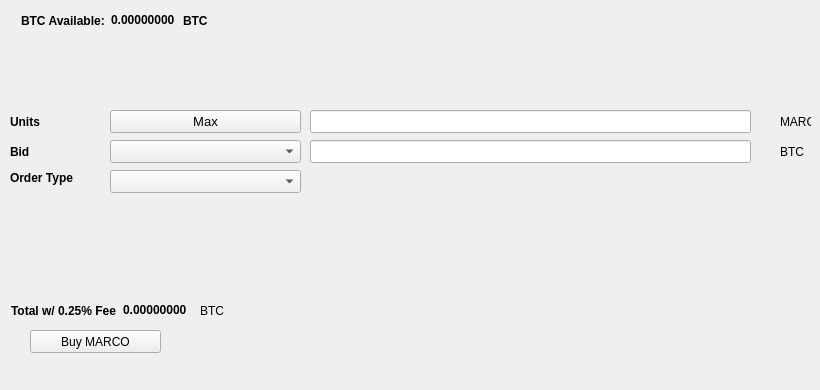
   <widget class="QWidget" name="BuyTab">
    <attribute name="title">
     <string>Buy</string>
    </attribute>
    <widget class="QPushButton" name="BuyMARCO">
     <property name="geometry">
      <rect>
       <x>30</x>
       <y>330</y>
       <width>131</width>
       <height>23</height>
      </rect>
     </property>
     <property name="text">
      <string>Buy MARCO</string>
     </property>
     <property name="icon">
      <iconset resource="../marco.qrc">
       <normaloff>:/icons/bitcoin</normaloff>:/icons/bitcoin</iconset>
     </property>
    </widget>
    <widget class="QLabel" name="label_3">
     <property name="geometry">
      <rect>
       <x>10</x>
       <y>110</y>
       <width>46</width>
       <height>23</height>
      </rect>
     </property>
     <property name="font">
      <font>
       <weight>75</weight>
       <bold>true</bold>
      </font>
     </property>
     <property name="text">
      <string>Units</string>
     </property>
    </widget>
    <widget class="QLineEdit" name="UnitsInput">
     <property name="geometry">
      <rect>
       <x>310</x>
       <y>110</y>
       <width>441</width>
       <height>23</height>
      </rect>
     </property>
     <property name="font">
      <font>
       <pointsize>9</pointsize>
       <weight>75</weight>
       <bold>true</bold>
      </font>
     </property>
    </widget>
    <widget class="QLineEdit" name="BuyBidPriceEdit">
     <property name="geometry">
      <rect>
       <x>310</x>
       <y>140</y>
       <width>441</width>
       <height>23</height>
      </rect>
     </property>
     <property name="font">
      <font>
       <pointsize>9</pointsize>
       <weight>75</weight>
       <bold>true</bold>
      </font>
     </property>
    </widget>
    <widget class="QLabel" name="label_4">
     <property name="geometry">
      <rect>
       <x>780</x>
       <y>110</y>
       <width>31</width>
       <height>23</height>
      </rect>
     </property>
     <property name="text">
      <string>MARCO</string>
     </property>
    </widget>
    <widget class="QLabel" name="label_5">
     <property name="geometry">
      <rect>
       <x>780</x>
       <y>140</y>
       <width>31</width>
       <height>23</height>
      </rect>
     </property>
     <property name="text">
      <string>BTC</string>
     </property>
    </widget>
    <widget class="QLabel" name="label_6">
     <property name="geometry">
      <rect>
       <x>10</x>
       <y>140</y>
       <width>46</width>
       <height>23</height>
      </rect>
     </property>
     <property name="font">
      <font>
       <weight>75</weight>
       <bold>true</bold>
      </font>
     </property>
     <property name="text">
      <string>Bid</string>
     </property>
    </widget>
    <widget class="QLabel" name="label_7">
     <property name="geometry">
      <rect>
       <x>10</x>
       <y>170</y>
       <width>91</width>
       <height>16</height>
      </rect>
     </property>
     <property name="font">
      <font>
       <weight>75</weight>
       <bold>true</bold>
      </font>
     </property>
     <property name="text">
      <string>Order Type</string>
     </property>
    </widget>
    <widget class="QPushButton" name="Buy_Max_Amount">
     <property name="geometry">
      <rect>
       <x>110</x>
       <y>110</y>
       <width>191</width>
       <height>23</height>
      </rect>
     </property>
     <property name="font">
      <font>
       <pointsize>10</pointsize>
      </font>
     </property>
     <property name="text">
      <string>Max</string>
     </property>
    </widget>
    <widget class="QComboBox" name="BuyBidcomboBox">
     <property name="geometry">
      <rect>
       <x>110</x>
       <y>140</y>
       <width>191</width>
       <height>23</height>
      </rect>
     </property>
     <property name="font">
      <font>
       <pointsize>10</pointsize>
      </font>
     </property>
    </widget>
    <widget class="QComboBox" name="buyOrdertypeCombo">
     <property name="geometry">
      <rect>
       <x>110</x>
       <y>170</y>
       <width>191</width>
       <height>23</height>
      </rect>
     </property>
     <property name="font">
      <font>
       <pointsize>10</pointsize>
      </font>
     </property>
    </widget>
    <widget class="QWidget" name="layoutWidget1">
     <property name="geometry">
      <rect>
       <x>21</x>
       <y>11</y>
       <width>227</width>
       <height>19</height>
      </rect>
     </property>
     <layout class="QHBoxLayout" name="horizontalLayout_3">
      <item>
       <widget class="QLabel" name="label232">
        <property name="font">
         <font>
          <weight>75</weight>
          <bold>true</bold>
         </font>
        </property>
        <property name="text">
         <string>BTC Available:</string>
        </property>
       </widget>
      </item>
      <item>
       <widget class="QLabel" name="BtcAvailableLbl">
        <property name="palette">
         <palette>
          <active>
           <colorrole role="WindowText">
            <brush brushstyle="SolidPattern">
             <color alpha="255">
              <red>0</red>
              <green>0</green>
              <blue>0</blue>
             </color>
            </brush>
           </colorrole>
           <colorrole role="Button">
            <brush brushstyle="SolidPattern">
             <color alpha="255">
              <red>0</red>
              <green>170</green>
              <blue>0</blue>
             </color>
            </brush>
           </colorrole>
           <colorrole role="Light">
            <brush brushstyle="SolidPattern">
             <color alpha="255">
              <red>0</red>
              <green>255</green>
              <blue>0</blue>
             </color>
            </brush>
           </colorrole>
           <colorrole role="Midlight">
            <brush brushstyle="SolidPattern">
             <color alpha="255">
              <red>0</red>
              <green>212</green>
              <blue>0</blue>
             </color>
            </brush>
           </colorrole>
           <colorrole role="Dark">
            <brush brushstyle="SolidPattern">
             <color alpha="255">
              <red>0</red>
              <green>85</green>
              <blue>0</blue>
             </color>
            </brush>
           </colorrole>
           <colorrole role="Mid">
            <brush brushstyle="SolidPattern">
             <color alpha="255">
              <red>0</red>
              <green>113</green>
              <blue>0</blue>
             </color>
            </brush>
           </colorrole>
           <colorrole role="Text">
            <brush brushstyle="SolidPattern">
             <color alpha="255">
              <red>0</red>
              <green>170</green>
              <blue>0</blue>
             </color>
            </brush>
           </colorrole>
           <colorrole role="BrightText">
            <brush brushstyle="SolidPattern">
             <color alpha="255">
              <red>255</red>
              <green>255</green>
              <blue>255</blue>
             </color>
            </brush>
           </colorrole>
           <colorrole role="ButtonText">
            <brush brushstyle="SolidPattern">
             <color alpha="255">
              <red>0</red>
              <green>0</green>
              <blue>0</blue>
             </color>
            </brush>
           </colorrole>
           <colorrole role="Base">
            <brush brushstyle="SolidPattern">
             <color alpha="255">
              <red>255</red>
              <green>255</green>
              <blue>255</blue>
             </color>
            </brush>
           </colorrole>
           <colorrole role="Window">
            <brush brushstyle="SolidPattern">
             <color alpha="255">
              <red>0</red>
              <green>170</green>
              <blue>0</blue>
             </color>
            </brush>
           </colorrole>
           <colorrole role="Shadow">
            <brush brushstyle="SolidPattern">
             <color alpha="255">
              <red>0</red>
              <green>0</green>
              <blue>0</blue>
             </color>
            </brush>
           </colorrole>
           <colorrole role="AlternateBase">
            <brush brushstyle="SolidPattern">
             <color alpha="255">
              <red>127</red>
              <green>212</green>
              <blue>127</blue>
             </color>
            </brush>
           </colorrole>
           <colorrole role="ToolTipBase">
            <brush brushstyle="SolidPattern">
             <color alpha="255">
              <red>255</red>
              <green>255</green>
              <blue>220</blue>
             </color>
            </brush>
           </colorrole>
           <colorrole role="ToolTipText">
            <brush brushstyle="SolidPattern">
             <color alpha="255">
              <red>0</red>
              <green>0</green>
              <blue>0</blue>
             </color>
            </brush>
           </colorrole>
          </active>
          <inactive>
           <colorrole role="WindowText">
            <brush brushstyle="SolidPattern">
             <color alpha="255">
              <red>0</red>
              <green>0</green>
              <blue>0</blue>
             </color>
            </brush>
           </colorrole>
           <colorrole role="Button">
            <brush brushstyle="SolidPattern">
             <color alpha="255">
              <red>0</red>
              <green>170</green>
              <blue>0</blue>
             </color>
            </brush>
           </colorrole>
           <colorrole role="Light">
            <brush brushstyle="SolidPattern">
             <color alpha="255">
              <red>0</red>
              <green>255</green>
              <blue>0</blue>
             </color>
            </brush>
           </colorrole>
           <colorrole role="Midlight">
            <brush brushstyle="SolidPattern">
             <color alpha="255">
              <red>0</red>
              <green>212</green>
              <blue>0</blue>
             </color>
            </brush>
           </colorrole>
           <colorrole role="Dark">
            <brush brushstyle="SolidPattern">
             <color alpha="255">
              <red>0</red>
              <green>85</green>
              <blue>0</blue>
             </color>
            </brush>
           </colorrole>
           <colorrole role="Mid">
            <brush brushstyle="SolidPattern">
             <color alpha="255">
              <red>0</red>
              <green>113</green>
              <blue>0</blue>
             </color>
            </brush>
           </colorrole>
           <colorrole role="Text">
            <brush brushstyle="SolidPattern">
             <color alpha="255">
              <red>0</red>
              <green>170</green>
              <blue>0</blue>
             </color>
            </brush>
           </colorrole>
           <colorrole role="BrightText">
            <brush brushstyle="SolidPattern">
             <color alpha="255">
              <red>255</red>
              <green>255</green>
              <blue>255</blue>
             </color>
            </brush>
           </colorrole>
           <colorrole role="ButtonText">
            <brush brushstyle="SolidPattern">
             <color alpha="255">
              <red>0</red>
              <green>0</green>
              <blue>0</blue>
             </color>
            </brush>
           </colorrole>
           <colorrole role="Base">
            <brush brushstyle="SolidPattern">
             <color alpha="255">
              <red>255</red>
              <green>255</green>
              <blue>255</blue>
             </color>
            </brush>
           </colorrole>
           <colorrole role="Window">
            <brush brushstyle="SolidPattern">
             <color alpha="255">
              <red>0</red>
              <green>170</green>
              <blue>0</blue>
             </color>
            </brush>
           </colorrole>
           <colorrole role="Shadow">
            <brush brushstyle="SolidPattern">
             <color alpha="255">
              <red>0</red>
              <green>0</green>
              <blue>0</blue>
             </color>
            </brush>
           </colorrole>
           <colorrole role="AlternateBase">
            <brush brushstyle="SolidPattern">
             <color alpha="255">
              <red>127</red>
              <green>212</green>
              <blue>127</blue>
             </color>
            </brush>
           </colorrole>
           <colorrole role="ToolTipBase">
            <brush brushstyle="SolidPattern">
             <color alpha="255">
              <red>255</red>
              <green>255</green>
              <blue>220</blue>
             </color>
            </brush>
           </colorrole>
           <colorrole role="ToolTipText">
            <brush brushstyle="SolidPattern">
             <color alpha="255">
              <red>0</red>
              <green>0</green>
              <blue>0</blue>
             </color>
            </brush>
           </colorrole>
          </inactive>
          <disabled>
           <colorrole role="WindowText">
            <brush brushstyle="SolidPattern">
             <color alpha="255">
              <red>0</red>
              <green>85</green>
              <blue>0</blue>
             </color>
            </brush>
           </colorrole>
           <colorrole role="Button">
            <brush brushstyle="SolidPattern">
             <color alpha="255">
              <red>0</red>
              <green>170</green>
              <blue>0</blue>
             </color>
            </brush>
           </colorrole>
           <colorrole role="Light">
            <brush brushstyle="SolidPattern">
             <color alpha="255">
              <red>0</red>
              <green>255</green>
              <blue>0</blue>
             </color>
            </brush>
           </colorrole>
           <colorrole role="Midlight">
            <brush brushstyle="SolidPattern">
             <color alpha="255">
              <red>0</red>
              <green>212</green>
              <blue>0</blue>
             </color>
            </brush>
           </colorrole>
           <colorrole role="Dark">
            <brush brushstyle="SolidPattern">
             <color alpha="255">
              <red>0</red>
              <green>85</green>
              <blue>0</blue>
             </color>
            </brush>
           </colorrole>
           <colorrole role="Mid">
            <brush brushstyle="SolidPattern">
             <color alpha="255">
              <red>0</red>
              <green>113</green>
              <blue>0</blue>
             </color>
            </brush>
           </colorrole>
           <colorrole role="Text">
            <brush brushstyle="SolidPattern">
             <color alpha="255">
              <red>0</red>
              <green>85</green>
              <blue>0</blue>
             </color>
            </brush>
           </colorrole>
           <colorrole role="BrightText">
            <brush brushstyle="SolidPattern">
             <color alpha="255">
              <red>255</red>
              <green>255</green>
              <blue>255</blue>
             </color>
            </brush>
           </colorrole>
           <colorrole role="ButtonText">
            <brush brushstyle="SolidPattern">
             <color alpha="255">
              <red>0</red>
              <green>85</green>
              <blue>0</blue>
             </color>
            </brush>
           </colorrole>
           <colorrole role="Base">
            <brush brushstyle="SolidPattern">
             <color alpha="255">
              <red>0</red>
              <green>170</green>
              <blue>0</blue>
             </color>
            </brush>
           </colorrole>
           <colorrole role="Window">
            <brush brushstyle="SolidPattern">
             <color alpha="255">
              <red>0</red>
              <green>170</green>
              <blue>0</blue>
             </color>
            </brush>
           </colorrole>
           <colorrole role="Shadow">
            <brush brushstyle="SolidPattern">
             <color alpha="255">
              <red>0</red>
              <green>0</green>
              <blue>0</blue>
             </color>
            </brush>
           </colorrole>
           <colorrole role="AlternateBase">
            <brush brushstyle="SolidPattern">
             <color alpha="255">
              <red>0</red>
              <green>170</green>
              <blue>0</blue>
             </color>
            </brush>
           </colorrole>
           <colorrole role="ToolTipBase">
            <brush brushstyle="SolidPattern">
             <color alpha="255">
              <red>255</red>
              <green>255</green>
              <blue>220</blue>
             </color>
            </brush>
           </colorrole>
           <colorrole role="ToolTipText">
            <brush brushstyle="SolidPattern">
             <color alpha="255">
              <red>0</red>
              <green>0</green>
              <blue>0</blue>
             </color>
            </brush>
           </colorrole>
          </disabled>
         </palette>
        </property>
        <property name="font">
         <font>
          <weight>75</weight>
          <bold>true</bold>
         </font>
        </property>
        <property name="text">
         <string>0.00000000</string>
        </property>
        <property name="textInteractionFlags">
         <set>Qt::LinksAccessibleByMouse|Qt::TextSelectableByKeyboard|Qt::TextSelectableByMouse</set>
        </property>
       </widget>
      </item>
      <item>
       <widget class="QLabel" name="BtcAvailableLbl_2">
        <property name="font">
         <font>
          <weight>75</weight>
          <bold>true</bold>
         </font>
        </property>
        <property name="text">
         <string>BTC</string>
        </property>
       </widget>
      </item>
     </layout>
    </widget>
    <widget class="QWidget" name="layoutWidge2">
     <property name="geometry">
      <rect>
       <x>11</x>
       <y>301</y>
       <width>259</width>
       <height>19</height>
      </rect>
     </property>
     <layout class="QHBoxLayout" name="horizontalLayout_4">
      <item>
       <widget class="QLabel" name="label_9">
        <property name="font">
         <font>
          <weight>75</weight>
          <bold>true</bold>
         </font>
        </property>
        <property name="text">
         <string>Total w/ 0.25% Fee</string>
        </property>
       </widget>
      </item>
      <item>
       <widget class="QLabel" name="BuyCostLabel">
        <property name="palette">
         <palette>
          <active>
           <colorrole role="WindowText">
            <brush brushstyle="SolidPattern">
             <color alpha="255">
              <red>0</red>
              <green>0</green>
              <blue>0</blue>
             </color>
            </brush>
           </colorrole>
           <colorrole role="Button">
            <brush brushstyle="SolidPattern">
             <color alpha="255">
              <red>0</red>
              <green>170</green>
              <blue>0</blue>
             </color>
            </brush>
           </colorrole>
           <colorrole role="Light">
            <brush brushstyle="SolidPattern">
             <color alpha="255">
              <red>0</red>
              <green>255</green>
              <blue>0</blue>
             </color>
            </brush>
           </colorrole>
           <colorrole role="Midlight">
            <brush brushstyle="SolidPattern">
             <color alpha="255">
              <red>0</red>
              <green>212</green>
              <blue>0</blue>
             </color>
            </brush>
           </colorrole>
           <colorrole role="Dark">
            <brush brushstyle="SolidPattern">
             <color alpha="255">
              <red>0</red>
              <green>85</green>
              <blue>0</blue>
             </color>
            </brush>
           </colorrole>
           <colorrole role="Mid">
            <brush brushstyle="SolidPattern">
             <color alpha="255">
              <red>0</red>
              <green>113</green>
              <blue>0</blue>
             </color>
            </brush>
           </colorrole>
           <colorrole role="Text">
            <brush brushstyle="SolidPattern">
             <color alpha="255">
              <red>0</red>
              <green>170</green>
              <blue>0</blue>
             </color>
            </brush>
           </colorrole>
           <colorrole role="BrightText">
            <brush brushstyle="SolidPattern">
             <color alpha="255">
              <red>255</red>
              <green>255</green>
              <blue>255</blue>
             </color>
            </brush>
           </colorrole>
           <colorrole role="ButtonText">
            <brush brushstyle="SolidPattern">
             <color alpha="255">
              <red>0</red>
              <green>0</green>
              <blue>0</blue>
             </color>
            </brush>
           </colorrole>
           <colorrole role="Base">
            <brush brushstyle="SolidPattern">
             <color alpha="255">
              <red>255</red>
              <green>255</green>
              <blue>255</blue>
             </color>
            </brush>
           </colorrole>
           <colorrole role="Window">
            <brush brushstyle="SolidPattern">
             <color alpha="255">
              <red>0</red>
              <green>170</green>
              <blue>0</blue>
             </color>
            </brush>
           </colorrole>
           <colorrole role="Shadow">
            <brush brushstyle="SolidPattern">
             <color alpha="255">
              <red>0</red>
              <green>0</green>
              <blue>0</blue>
             </color>
            </brush>
           </colorrole>
           <colorrole role="AlternateBase">
            <brush brushstyle="SolidPattern">
             <color alpha="255">
              <red>127</red>
              <green>212</green>
              <blue>127</blue>
             </color>
            </brush>
           </colorrole>
           <colorrole role="ToolTipBase">
            <brush brushstyle="SolidPattern">
             <color alpha="255">
              <red>255</red>
              <green>255</green>
              <blue>220</blue>
             </color>
            </brush>
           </colorrole>
           <colorrole role="ToolTipText">
            <brush brushstyle="SolidPattern">
             <color alpha="255">
              <red>0</red>
              <green>0</green>
              <blue>0</blue>
             </color>
            </brush>
           </colorrole>
          </active>
          <inactive>
           <colorrole role="WindowText">
            <brush brushstyle="SolidPattern">
             <color alpha="255">
              <red>0</red>
              <green>0</green>
              <blue>0</blue>
             </color>
            </brush>
           </colorrole>
           <colorrole role="Button">
            <brush brushstyle="SolidPattern">
             <color alpha="255">
              <red>0</red>
              <green>170</green>
              <blue>0</blue>
             </color>
            </brush>
           </colorrole>
           <colorrole role="Light">
            <brush brushstyle="SolidPattern">
             <color alpha="255">
              <red>0</red>
              <green>255</green>
              <blue>0</blue>
             </color>
            </brush>
           </colorrole>
           <colorrole role="Midlight">
            <brush brushstyle="SolidPattern">
             <color alpha="255">
              <red>0</red>
              <green>212</green>
              <blue>0</blue>
             </color>
            </brush>
           </colorrole>
           <colorrole role="Dark">
            <brush brushstyle="SolidPattern">
             <color alpha="255">
              <red>0</red>
              <green>85</green>
              <blue>0</blue>
             </color>
            </brush>
           </colorrole>
           <colorrole role="Mid">
            <brush brushstyle="SolidPattern">
             <color alpha="255">
              <red>0</red>
              <green>113</green>
              <blue>0</blue>
             </color>
            </brush>
           </colorrole>
           <colorrole role="Text">
            <brush brushstyle="SolidPattern">
             <color alpha="255">
              <red>0</red>
              <green>170</green>
              <blue>0</blue>
             </color>
            </brush>
           </colorrole>
           <colorrole role="BrightText">
            <brush brushstyle="SolidPattern">
             <color alpha="255">
              <red>255</red>
              <green>255</green>
              <blue>255</blue>
             </color>
            </brush>
           </colorrole>
           <colorrole role="ButtonText">
            <brush brushstyle="SolidPattern">
             <color alpha="255">
              <red>0</red>
              <green>0</green>
              <blue>0</blue>
             </color>
            </brush>
           </colorrole>
           <colorrole role="Base">
            <brush brushstyle="SolidPattern">
             <color alpha="255">
              <red>255</red>
              <green>255</green>
              <blue>255</blue>
             </color>
            </brush>
           </colorrole>
           <colorrole role="Window">
            <brush brushstyle="SolidPattern">
             <color alpha="255">
              <red>0</red>
              <green>170</green>
              <blue>0</blue>
             </color>
            </brush>
           </colorrole>
           <colorrole role="Shadow">
            <brush brushstyle="SolidPattern">
             <color alpha="255">
              <red>0</red>
              <green>0</green>
              <blue>0</blue>
             </color>
            </brush>
           </colorrole>
           <colorrole role="AlternateBase">
            <brush brushstyle="SolidPattern">
             <color alpha="255">
              <red>127</red>
              <green>212</green>
              <blue>127</blue>
             </color>
            </brush>
           </colorrole>
           <colorrole role="ToolTipBase">
            <brush brushstyle="SolidPattern">
             <color alpha="255">
              <red>255</red>
              <green>255</green>
              <blue>220</blue>
             </color>
            </brush>
           </colorrole>
           <colorrole role="ToolTipText">
            <brush brushstyle="SolidPattern">
             <color alpha="255">
              <red>0</red>
              <green>0</green>
              <blue>0</blue>
             </color>
            </brush>
           </colorrole>
          </inactive>
          <disabled>
           <colorrole role="WindowText">
            <brush brushstyle="SolidPattern">
             <color alpha="255">
              <red>0</red>
              <green>85</green>
              <blue>0</blue>
             </color>
            </brush>
           </colorrole>
           <colorrole role="Button">
            <brush brushstyle="SolidPattern">
             <color alpha="255">
              <red>0</red>
              <green>170</green>
              <blue>0</blue>
             </color>
            </brush>
           </colorrole>
           <colorrole role="Light">
            <brush brushstyle="SolidPattern">
             <color alpha="255">
              <red>0</red>
              <green>255</green>
              <blue>0</blue>
             </color>
            </brush>
           </colorrole>
           <colorrole role="Midlight">
            <brush brushstyle="SolidPattern">
             <color alpha="255">
              <red>0</red>
              <green>212</green>
              <blue>0</blue>
             </color>
            </brush>
           </colorrole>
           <colorrole role="Dark">
            <brush brushstyle="SolidPattern">
             <color alpha="255">
              <red>0</red>
              <green>85</green>
              <blue>0</blue>
             </color>
            </brush>
           </colorrole>
           <colorrole role="Mid">
            <brush brushstyle="SolidPattern">
             <color alpha="255">
              <red>0</red>
              <green>113</green>
              <blue>0</blue>
             </color>
            </brush>
           </colorrole>
           <colorrole role="Text">
            <brush brushstyle="SolidPattern">
             <color alpha="255">
              <red>0</red>
              <green>85</green>
              <blue>0</blue>
             </color>
            </brush>
           </colorrole>
           <colorrole role="BrightText">
            <brush brushstyle="SolidPattern">
             <color alpha="255">
              <red>255</red>
              <green>255</green>
              <blue>255</blue>
             </color>
            </brush>
           </colorrole>
           <colorrole role="ButtonText">
            <brush brushstyle="SolidPattern">
             <color alpha="255">
              <red>0</red>
              <green>85</green>
              <blue>0</blue>
             </color>
            </brush>
           </colorrole>
           <colorrole role="Base">
            <brush brushstyle="SolidPattern">
             <color alpha="255">
              <red>0</red>
              <green>170</green>
              <blue>0</blue>
             </color>
            </brush>
           </colorrole>
           <colorrole role="Window">
            <brush brushstyle="SolidPattern">
             <color alpha="255">
              <red>0</red>
              <green>170</green>
              <blue>0</blue>
             </color>
            </brush>
           </colorrole>
           <colorrole role="Shadow">
            <brush brushstyle="SolidPattern">
             <color alpha="255">
              <red>0</red>
              <green>0</green>
              <blue>0</blue>
             </color>
            </brush>
           </colorrole>
           <colorrole role="AlternateBase">
            <brush brushstyle="SolidPattern">
             <color alpha="255">
              <red>0</red>
              <green>170</green>
              <blue>0</blue>
             </color>
            </brush>
           </colorrole>
           <colorrole role="ToolTipBase">
            <brush brushstyle="SolidPattern">
             <color alpha="255">
              <red>255</red>
              <green>255</green>
              <blue>220</blue>
             </color>
            </brush>
           </colorrole>
           <colorrole role="ToolTipText">
            <brush brushstyle="SolidPattern">
             <color alpha="255">
              <red>0</red>
              <green>0</green>
              <blue>0</blue>
             </color>
            </brush>
           </colorrole>
          </disabled>
         </palette>
        </property>
        <property name="font">
         <font>
          <weight>75</weight>
          <bold>true</bold>
         </font>
        </property>
        <property name="autoFillBackground">
         <bool>false</bool>
        </property>
        <property name="text">
         <string>0.00000000</string>
        </property>
        <property name="textInteractionFlags">
         <set>Qt::LinksAccessibleByMouse|Qt::TextSelectableByMouse</set>
        </property>
       </widget>
      </item>
      <item>
       <widget class="QLabel" name="label_10">
        <property name="font">
         <font>
          <weight>50</weight>
          <bold>false</bold>
         </font>
        </property>
        <property name="text">
         <string>BTC</string>
        </property>
       </widget>
      </item>
     </layout>
    </widget>
    <widget class="QLabel" name="label_24">
     <property name="geometry">
      <rect>
       <x>460</x>
       <y>300</y>
       <width>281</width>
       <height>81</height>
      </rect>
     </property>
     <property name="text">
      <string/>
     </property>
     <property name="pixmap">
      <pixmap>:/images/bittrex</pixmap>
     </property>
    </widget>
   </widget>
